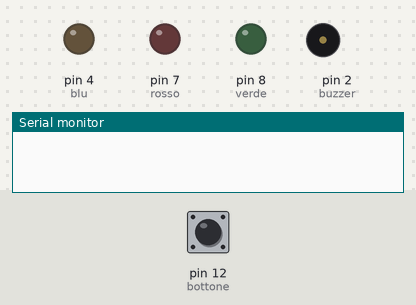
This sketch was run on a simulated Arduino Uno, built with avr-gcc and run on an emulated ATmega328P. Parts: output pins drawn as LEDs (lit = HIGH), buzzer (waves = sounding, pin HIGH), the last lines printed to the serial monitor. The inputs (shaded band) are chosen by the test bench; at power-on: pin 12 (bottone) LOW. Random numbers use the default seed unless the sketch sets one.

Above: at 1.2 s.
1.3 s: pin 12 (bottone) pulled HIGH for 3.2 s
At 7.42 s:
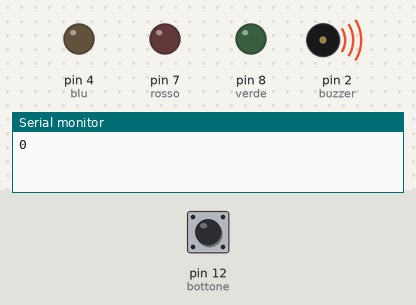
7.5 s: pin 12 (bottone) pulled HIGH for 0.15 s
At 8.2 s:
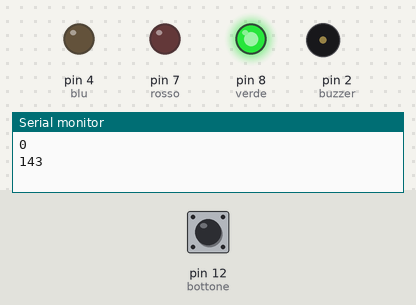
10.6 s: pin 12 (bottone) pulled HIGH for 1 s
At 14.4 s:
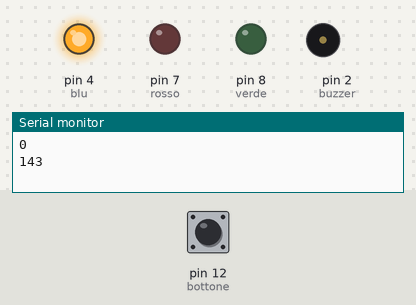
Timing chart, 0 to 15.9 s (numbered marks = the images above; inputs shaded):
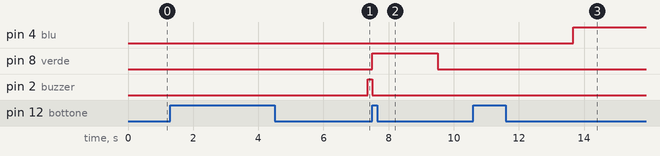

Measured:
- after the input at 1.3 s, pin 2 (buzzer): LOW → HIGH after 6.1 s
- after the input at 7.5 s, pin 8 (verde): LOW → HIGH at once, → LOW 2.0 s later; pin 2 (buzzer): HIGH → LOW at once
- after the input at 10.6 s, pin 4 (blu): LOW → HIGH after 3.1 s

The sketch:

Riflessi_A_HadzibajricBarban.ino
```cpp
int bottone = 12;
int buzzer = 2;
int verde = 8;
int rosso = 7;
int blu = 4;
int TempoBuzzer = 0;
int TempoLed = 0;
void setup() {
  // put your setup code here, to run once:
pinMode(blu,OUTPUT);
pinMode(rosso,OUTPUT);
pinMode(bottone, INPUT);
pinMode(verde,OUTPUT);
pinMode(buzzer, OUTPUT);
Serial.begin(9600);
}
void loop() {
  // put your main code here, to run repeatedly:
  if(digitalRead(bottone) == HIGH)
  {
    digitalWrite(rosso,LOW);
    digitalWrite(verde,LOW);
    TempoLed = 0;
    delay(random(1000,5000));
    digitalWrite(blu, HIGH);
    while(digitalRead(bottone) == LOW)
    {
      TempoLed ++;
      delay(1);
    }
    digitalWrite(blu, LOW);
  Serial.println(TempoLed);
  delay(random(1000,5000));
    TempoBuzzer = 0;
    digitalWrite(buzzer, HIGH);
    while(digitalRead(bottone) == LOW)
    {
      TempoBuzzer ++;
      delay(1);
    }
    digitalWrite(buzzer, LOW);
  Serial.println(TempoBuzzer );
  if(TempoBuzzer > 200)
  {
    digitalWrite(rosso,HIGH);
  }
  else
  {
    digitalWrite(verde,HIGH);
  }
  delay(2000);
  digitalWrite(verde,LOW);
  digitalWrite(rosso,LOW);
}
}
```
